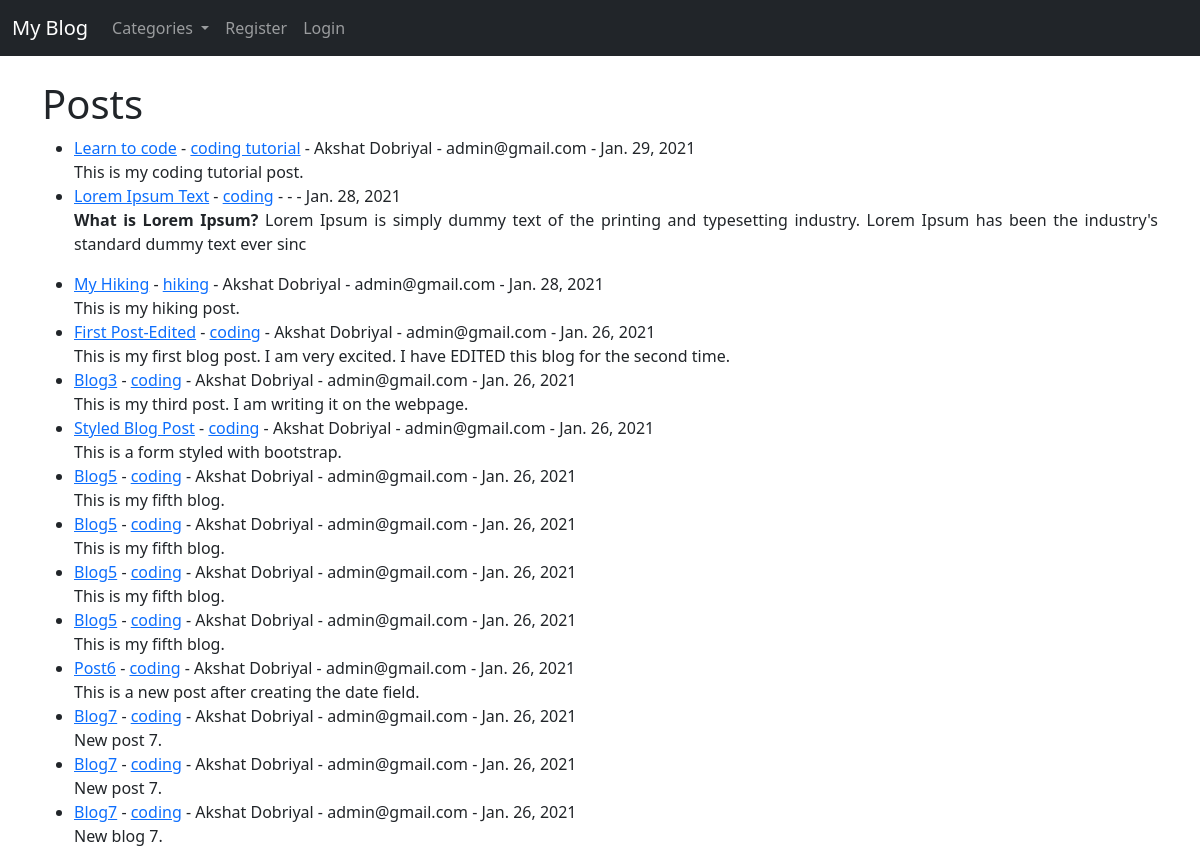
The page / on the database its author committed.
### myblog/models.py (models this page shows, shortened)
class Post(models.Model):
    title = models.CharField(max_length=255)
    title_tag = models.CharField(max_length=255)
    author = models.ForeignKey(User, on_delete=models.CASCADE)
    body = models.TextField()
    post_date = models.DateField(auto_now_add=True)
    category = models.CharField(max_length=255, default='coding')
    likes = models.ManyToManyField(User, related_name='blog_posts')

### myblog/views.py (the view)
# urls.py: path('', HomeView.as_view(), name='home'),
class HomeView(ListView):
    model = Post
    template_name = 'home.html'
    ordering = ['-post_date']
    def get_context_data(self, *args, **kwargs):
        cat_menu = Category.objects.all()
        context = super(HomeView, self).get_context_data(*args, **kwargs)
        context["cat_menu"] = cat_menu
        return context

### myblog/models.py (called while the page is built)
    def __str__(self):
        return self.name

### myblog/templates/home.html (shortened to what this page needs)
{% extends 'base.html' %}
{% block content %}
    <h1>
        Posts
    </h1>
    <ul>
        {% for post in object_list %}
            <li><a href="{% url 'post-detail' post.pk %}">{{ post.title }}</a> - <a href="{% url 'category' post.category|slugify %}">{{ post.category }}</a> - {{ post.author.first_name }} {{post.author.last_name}} - {{post.author.email}} - {{ post.post_date}}
                <br/>
            {{ post.body|slice:":200"|safe }}</li>
        {% endfor %}
    </ul>
{% endblock %}

### myblog/templates/base.html (shortened to what this page needs)
<!doctype html>
<html lang="en">
  <head>
    <link href="https://cdn.jsdelivr.net/npm/bootstrap@5.0.0-beta1/dist/css/bootstrap.min.css" rel="stylesheet">
  </head>
  <body>
    <nav class="navbar navbar-expand-lg navbar-dark bg-dark">
        <div class="container-fluid">
          <a class="navbar-brand" href="{% url 'home' %}">My Blog</a>
          <div class="collapse navbar-collapse" id="navbarSupportedContent">
            <ul class="navbar-nav me-auto mb-2 mb-lg-0">
                {% if cat_menu %}
                <li class="nav-item dropdown">
                  <a class="nav-link dropdown-toggle" href="#" id="navbarDropdown" role="button" data-bs-toggle="dropdown" aria-expanded="false">
                    Categories
                  </a>
                </li>
                {% else %}
                  <li class="nav-item">
                    <a class="nav-link" href="{% url 'categorylist' %}">Categories</a>
                  </li>
                {% endif %}
              {% if user.is_authenticated %}
                <li class="nav-item">
                  <a class="nav-link" href="{% url 'addpost' %}">Add Post</a>
                </li>
                <li class="nav-item">
                  <a class="nav-link" href="{% url 'addcategory' %}">Add Category</a>
                </li>
                <li class="nav-item">
                  <a class="nav-link" href="{% url 'logout' %}">Logout</a>
                </li>
              {% else %}
                <li class="nav-item">
                  <a class="nav-link" href="{% url 'register' %}">Register</a>
                </li>
                <li class="nav-item">
                  <a class="nav-link" href="{% url 'login' %}">Login</a>
                </li>
              {% endif %}
            </ul>
          </div>
        </div>
      </nav>
      <br/>
      <div class="container">
        {% block content %}
        {% endblock %}
      </div>
  </body>
</html>

### rows shown on the page
Post: title "Learn to code", category "coding tutorial", author.first_name "Akshat", author.last_name "Dobriyal", author.email "admin@gmail.com", post_date "Jan. 29, 2021", body "This is my coding tutorial post."
Post: title "Lorem Ipsum Text", category "coding", post_date "Jan. 28, 2021", body "What is Lorem Ipsum? Lorem Ipsum is simply dummy text of the printing and typesetting industry. Lorem Ipsum has been the industry's standard dummy text ever sinc"
Post: title "My Hiking", category "hiking", author.first_name "Akshat", author.last_name "Dobriyal", author.email "admin@gmail.com", post_date "Jan. 28, 2021", body "This is my hiking post."
Post: title "First Post-Edited", category "coding", author.first_name "Akshat", author.last_name "Dobriyal", author.email "admin@gmail.com", post_date "Jan. 26, 2021", body "This is my first blog post. I am very excited. I have EDITED this blog for the second time."
Post: title "Blog3", category "coding", author.first_name "Akshat", author.last_name "Dobriyal", author.email "admin@gmail.com", post_date "Jan. 26, 2021", body "This is my third post. I am writing it on the webpage."
Post: title "Styled Blog Post", category "coding", author.first_name "Akshat", author.last_name "Dobriyal", author.email "admin@gmail.com", post_date "Jan. 26, 2021", body "This is a form styled with bootstrap."
Post: title "Blog5", category "coding", author.first_name "Akshat", author.last_name "Dobriyal", author.email "admin@gmail.com", post_date "Jan. 26, 2021", body "This is my fifth blog."
Post: title "Blog5", category "coding", author.first_name "Akshat", author.last_name "Dobriyal", author.email "admin@gmail.com", post_date "Jan. 26, 2021", body "This is my fifth blog."
Post: title "Blog5", category "coding", author.first_name "Akshat", author.last_name "Dobriyal", author.email "admin@gmail.com", post_date "Jan. 26, 2021", body "This is my fifth blog."
Post: title "Blog5", category "coding", author.first_name "Akshat", author.last_name "Dobriyal", author.email "admin@gmail.com", post_date "Jan. 26, 2021", body "This is my fifth blog."
Post: title "Post6", category "coding", author.first_name "Akshat", author.last_name "Dobriyal", author.email "admin@gmail.com", post_date "Jan. 26, 2021", body "This is a new post after creating the date field."
Post: title "Blog7", category "coding", author.first_name "Akshat", author.last_name "Dobriyal", author.email "admin@gmail.com", post_date "Jan. 26, 2021", body "New post 7."
Post: title "Blog7", category "coding", author.first_name "Akshat", author.last_name "Dobriyal", author.email "admin@gmail.com", post_date "Jan. 26, 2021", body "New post 7."
Post: title "Blog7", category "coding", author.first_name "Akshat", author.last_name "Dobriyal", author.email "admin@gmail.com", post_date "Jan. 26, 2021", body "New blog 7."
